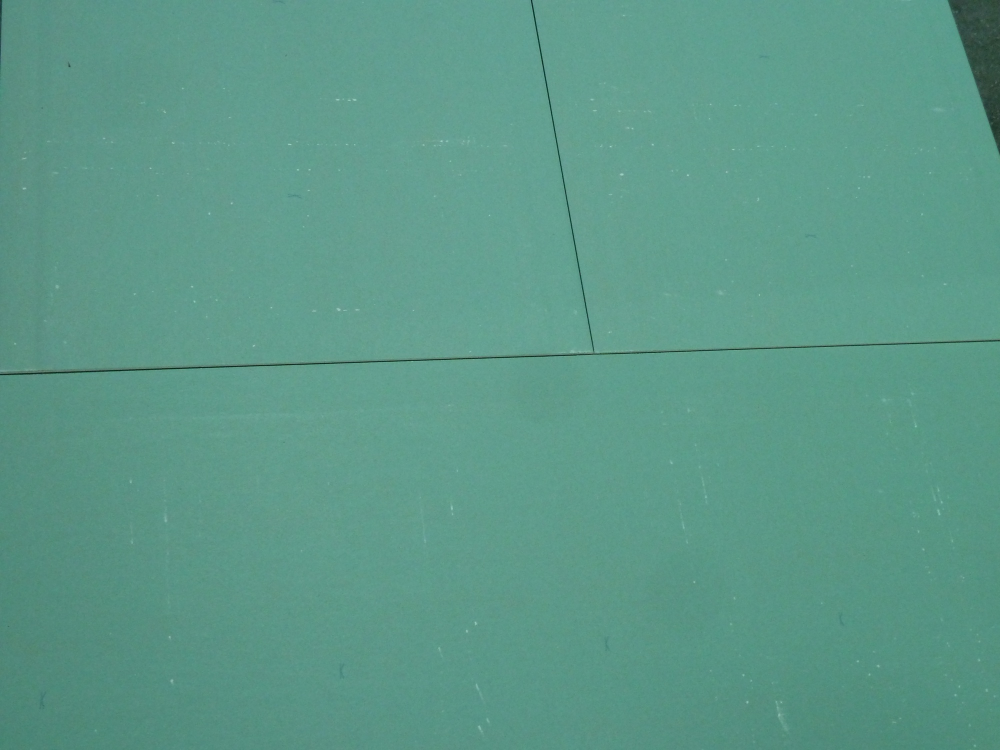
#> input picture input/2000x1500_16_resized.jpg, 2000 x 1500 px (shown at 1/2 size)
$ python line_segmentation.py
#> lines starting #> are read from the running program, lines starting #| are printed output that depends on the picture; after the words box and inside, x2 and y2 are one past the last pixel; in counts of white or black regions, pixels touching at a corner belong together
#> further down, img is the input picture: shape (1500, 2000, 3); mean R, G, B 92.4, 152.6, 136.5
import numpy as np
import cv2
from math import fabs
import matplotlib.image as mpimg
import matplotlib.pyplot as plt


def average(image, lines):
    left = []
    right = []
    for line in lines:
        x1, y1, x2, y2 = line.reshape(4)
        parameters = np.polyfit((x1, x2), (y1, y2), 1)
        slope = parameters[0]
        y_int = parameters[1]
        if slope < 0:
            left.append((slope, y_int))
        else:
            right.append((slope, y_int))

    right_avg = np.average(right, axis=0)
    left_avg = np.average(left, axis=0)
    # left_line = make_points(image, left_avg)
    # right_line = make_points(image, right_avg)
    # return np.array([left_line, right_line])


def draw_lines(img, lines, color=[255, 0, 0], thickness=3):
    if lines is None:
        return
    img = np.copy(img)
    line_img = np.zeros(
        (
            img.shape[0],
            img.shape[1],
            3
        ),
        dtype=np.uint8,
    )
    for line in lines:
        for x1, y1, x2, y2 in line:
            cv2.line(line_img, (x1, y1), (x2, y2), color, thickness)

    cv2.imshow('im', line_img)
    cv2.waitKey()

    # img = cv2.addWeighted(img, 0.8, line_img, 1.0, 0.0)
    return img


def pipeline(image):
    """
    An image processing pipeline which will output
    an image with the lane lines annotated.
    """
    height = image.shape[0]
#> height = 1500
    width = image.shape[1]
#> width = 2000

    gray_image = cv2.cvtColor(image, cv2.COLOR_RGB2GRAY)
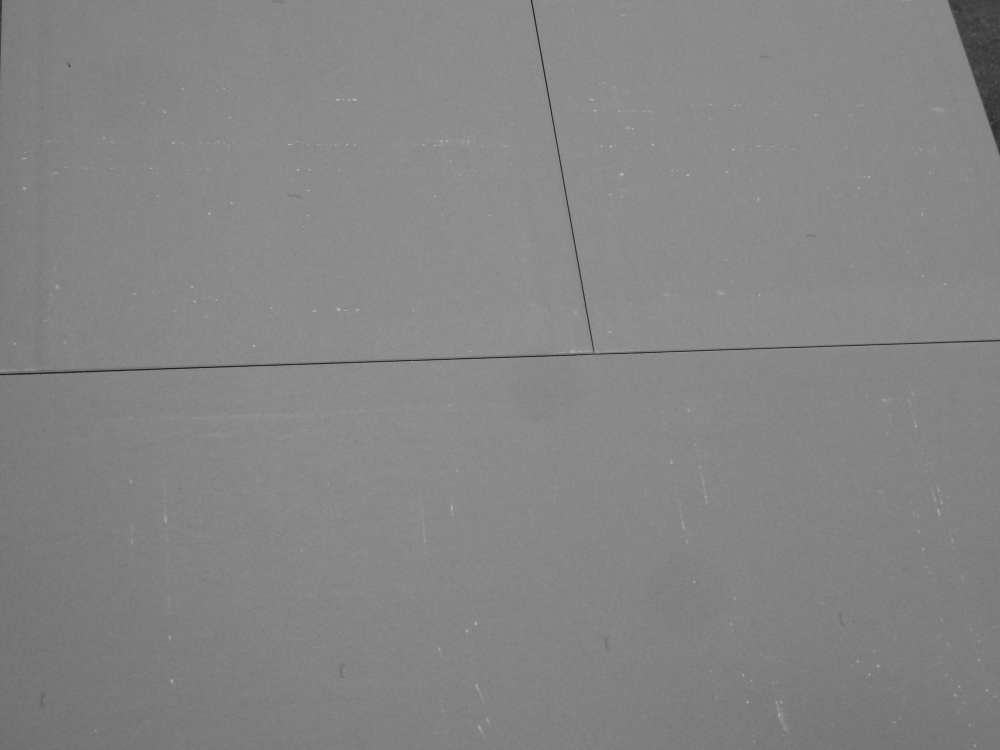
#> gray_image: shape (1500, 2000) (shown at 1/2 size); min 15, max 204, mean 132.7

    kernel_size = 3
    blur_gray = cv2.GaussianBlur(gray_image, (kernel_size, kernel_size), 0)

    cannyed_image = cv2.Canny(gray_image, 50, 200)
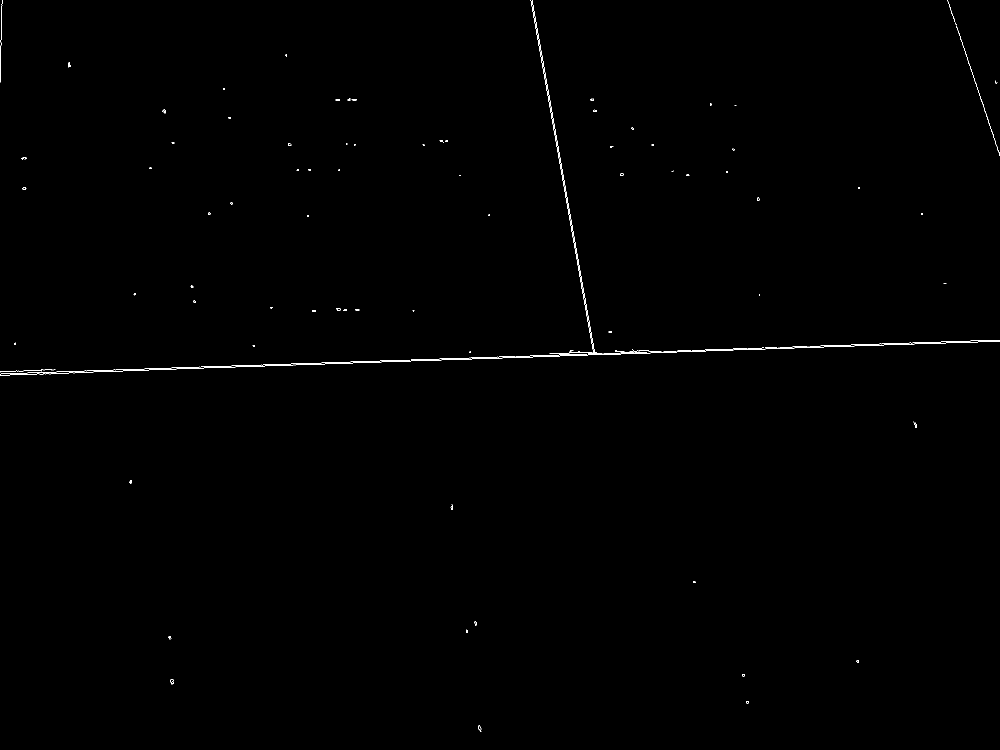
#> cannyed_image: shape (1500, 2000) (shown at 1/2 size); 0.24% white in thin lines or dots

    lines = cv2.HoughLinesP(
        cannyed_image,
        rho=8,
        theta=np.pi / 60,
        threshold=160,
        lines=np.array([]),
        minLineLength=40,
        maxLineGap=25,
    )
#> lines = 50 rows, first 6: [908, 719, 983, 716], [1274, 707, 1500, 696], [1134, 407, 1148, 490], [342, 736, 436, 732], [582, 730, 772, 721], [1094, 713, 1303, 703]
    # print(lines)
    img = draw_lines(gray_image, lines)
#> the loop in draw_lines, `for line in lines:` made 50 passes
#> line on passes 1 to 12: [[908, 719, 983, 716]], [[1274, 707, 1500, 696]], [[1134, 407, 1148, 490]], [[342, 736, 436, 732]], [[582, 730, 772, 721]], [[1094, 713, 1303, 703]], [[1113, 275, 1128, 365]], [[321, 739, 415, 735]], [[488, 731, 582, 727]], [[1086, 122, 1102, 218]], [[1933, 684, 1989, 682]], [[1438, 701, 1609, 693]]
    plt.imshow(img)
    plt.show()

    average(None, lines)
#> the loop in average, `for line in lines:` made 50 passes
#> (x1, y1, x2, y2, slope, y_int) on passes 1 to 12: (908, 719, 983, 716, -0.04, 755.3), (1274, 707, 1500, 696, -0.0487, 769), (1134, 407, 1148, 490, 5.93, -6316), (342, 736, 436, 732, -0.0426, 750.6), (582, 730, 772, 721, -0.0474, 757.6), (1094, 713, 1303, 703, -0.0478, 765.3), (1113, 275, 1128, 365, 6, -6403), (321, 739, 415, 735, -0.0426, 752.7), (488, 731, 582, 727, -0.0426, 751.8), (1086, 122, 1102, 218, 6, -6394), (1933, 684, 1989, 682, -0.0357, 753), (1438, 701, 1609, 693, -0.0468, 768.3)
#> after the loop in average, `for line in lines:`: left = 31 pairs, first value -0.087 to -1.55e-15, second value 741 to 789.7; right = 19 items, first 6: (5.93, -6316), (6, -6403), (6, -6394), (8.78e-16, 746), (5.93, -6318.4), (5.94, -6338.3)
#> in average, `right_avg = np.average(right, axis=0)`: right_avg = [5.59, -5335.7]
#> in average, `left_avg = np.average(left, axis=0)`: left_avg = [-0.0444, 758.1]

    left_line_x = []
    left_line_y = []
    right_line_x = []
    right_line_y = []

    for line in lines:
        for x1, y1, x2, y2 in line:
            slope = (y2 - y1) / (x2 - x1)
            if fabs(slope) < 0.5:
                continue
            if slope <= 0:
                left_line_x.extend([x1, x2])
                left_line_y.extend([y1, y2])
            else:
                right_line_x.extend([x1, x2])
                right_line_y.extend([y1, y2])
#> this loop made 50 passes
#> after the loop, left_line_x = [2, 2]; left_line_y = [90, 43]; right_line_x = 34 values, max 1987 at index 21, min 1072 at index 12, mean 1272.1; right_line_y = 34 values, max 676 at index 27, min 0 at index 30, mean 326.6
    min_y = int(image.shape[0] * (3 / 5))
#> min_y = 900
    max_y = int(image.shape[0])
#> max_y = 1500
    poly_left = np.poly1d(np.polyfit(
        left_line_y,
        left_line_x,
        deg=1
    ))

    left_x_start = int(poly_left(max_y))
#> left_x_start = 1
    left_x_end = int(poly_left(min_y))
#> left_x_end = 1

    poly_right = np.poly1d(np.polyfit(
        right_line_y,
        right_line_x,
        deg=1
    ))
    right_x_start = int(poly_right(max_y))
#> right_x_start = 737
    right_x_end = int(poly_right(min_y))
#> right_x_end = 1010

    line_image = draw_lines(
        image,
        [[
            [left_x_start, max_y, left_x_end, min_y],
            [right_x_start, max_y, right_x_end, min_y],
        ]],
        thickness=5,
    )
    pts = np.array([[left_x_start, max_y], [left_x_end, min_y], [right_x_start, max_y],
                    [right_x_end, min_y]], np.int32)
#> pts = [[1, 1500], [1, 900], [737, 1500], [1010, 900]]
    return line_image, pts


img_path = 'input/2000x1500_16_resized.jpg'
# img_path = 'input/P1040047-s.JPG'
# img_path = 'brockerLine.png'
# img = cv2.imread(img_path)
img = mpimg.imread(img_path)
q, pts = pipeline(img)
#> pts = [[1, 1500], [1, 900], [737, 1500], [1010, 900]]
pts = pts.reshape((-1, 1, 2))
cv2.fillPoly(q, [pts], (0, 0, 255))
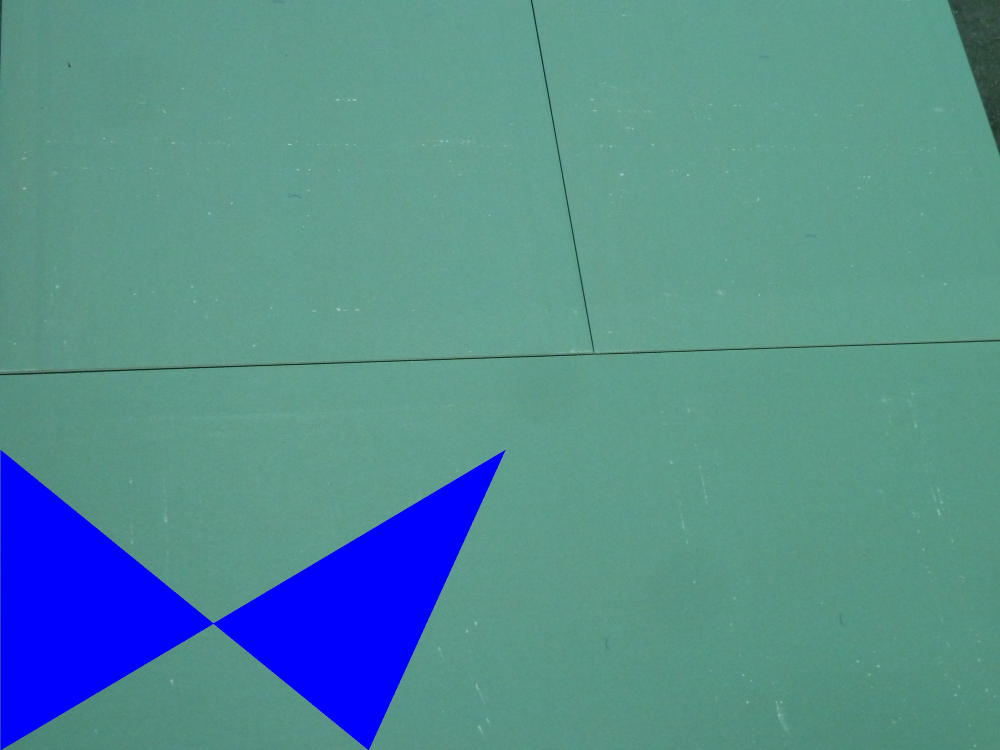
#> q: shape (1500, 2000, 3) (shown at 1/2 size); 8.55% of pixels changed, all inside (x1, y1, x2, y2) = (1, 900, 1011, 1500)
plt.imshow(q)
plt.show()
